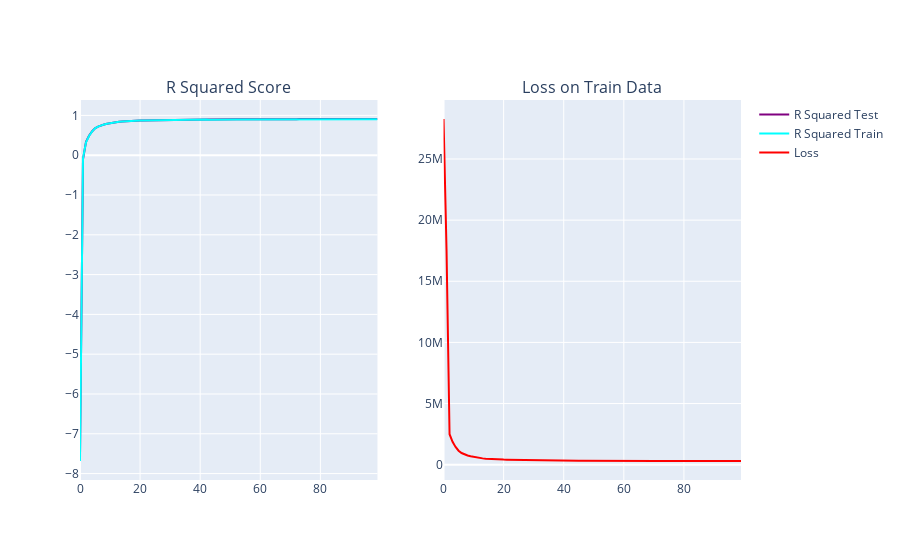

The notebook cell saved with this chart:
### Markdown cell above
### Reputation Score prediction using Neural Networks and without PCA

### Code cell
model = Sequential()
model.add(Dense(64, input_dim=X_train.shape[1], activation='relu'))
model.add(Dense(32, activation='relu'))
model.add(Dense(16, activation='relu'))
model.add(Dense(8, activation='relu'))
model.add(Dense(1, activation='linear'))

model.compile(loss='mean_squared_error', optimizer='adam')
r2_scores_test, r2_scores_train = [], []

r2_callback_test = LambdaCallback(on_epoch_end=lambda epoch, logs: r2_scores_test.append(r2_score(y_test, model.predict(X_test))))
r2_callback_train = LambdaCallback(on_epoch_end=lambda epoch, logs: r2_scores_train.append(r2_score(y_train, model.predict(X_train))))

hist = model.fit(X_train, y_train, epochs=100, verbose=1, callbacks=[r2_callback_test, r2_callback_train])

y_pred_nn = model.predict(X_test)
y_pred_nn = [x[0] if x[0] >= 0 else 0 for x in y_pred_nn]

r2_nn = r2_score(y_test, y_pred_nn)
print(f'R^2 Score with Neural Network for Reputation Score prediction: {r2_nn}')

n = X_test.shape[0]
p = X_test.shape[1]
r2_adj_nn = 1 - (1 - r2_nn) * (n - 1) / (n - p - 1)
print(f'Adjusted R^2 Score with Neural Network: {r2_adj_nn}')

plot_NN_result(history=hist, R2=[r2_scores_test, r2_scores_train])

### Figure 1 — Plotly figure (JSON) as saved in the notebook; plotly's stock layout.template omitted (floating-point values rounded to 4 significant figures)
{"data": [{"hovertemplate": "variable=0<br>index=%{x}<br>value=%{y}<extra></extra>", "legendgroup": "0", "line": {"color": "purple", "dash": "solid"}, "marker": {"symbol": "circle"}, "mode": "lines", "name": "R Squared Test", "orientation": "v", "showlegend": true, "type": "scatter", "x": [0, 1, 2, 3, 4, 5, 6, 7, 8, 9, 10, 11, 12, 13, 14, 15, 16, 17, 18, 19, 20, 21, 22, 23, 24, 25, 26, 27, 28, 29, 30, 31, 32, 33, 34, 35, 36, 37, 38, 39, 40, 41, 42, 43, 44, 45, 46, 47, 48, 49, 50, 51, 52, 53, 54, 55, 56, 57, 58, 59, 60, 61, 62, 63, 64, 65, 66, 67, 68, 69, 70, 71, 72, 73, 74, 75, 76, 77, 78, 79, 80, 81, 82, 83, 84, 85, 86, 87, 88, 89, 90, 91, 92, 93, 94, 95, 96, 97, 98, 99], "xaxis": "x", "y": [-7.541, -0.1056, 0.3368, 0.4893, 0.5966, 0.6767, 0.7195, 0.75, 0.7729, 0.7908, 0.8073, 0.821, 0.8324, 0.8411, 0.8482, 0.8547, 0.8569, 0.8631, 0.8658, 0.8691, 0.8713, 0.8703, 0.8723, 0.8736, 0.8783, 0.8794, 0.8824, 0.8834, 0.8843, 0.8863, 0.8873, 0.8862, 0.8888, 0.8904, 0.891, 0.8915, 0.8929, 0.8941, 0.8949, 0.8941, 0.8959, 0.8965, 0.8973, 0.8957, 0.8984, 0.8964, 0.8996, 0.9, 0.9002, 0.9014, 0.9019, 0.9021, 0.9025, 0.9022, 0.9015, 0.9037, 0.9026, 0.9036, 0.9015, 0.9045, 0.902, 0.9049, 0.9051, 0.904, 0.9039, 0.9056, 0.9062, 0.9061, 0.9067, 0.9069, 0.9067, 0.9069, 0.9046, 0.9073, 0.9074, 0.9068, 0.9048, 0.9069, 0.9082, 0.9079, 0.9082, 0.9085, 0.9082, 0.9085, 0.9082, 0.9088, 0.9089, 0.9068, 0.9091, 0.9074, 0.9094, 0.9097, 0.9086, 0.9098, 0.9098, 0.9076, 0.9084, 0.9054, 0.9098, 0.9097], "yaxis": "y"}, {"hovertemplate": "variable=0<br>index=%{x}<br>value=%{y}<extra></extra>", "legendgroup": "0", "line": {"color": "cyan", "dash": "solid"}, "marker": {"symbol": "circle"}, "mode": "lines", "name": "R Squared Train", "orientation": "v", "showlegend": true, "type": "scatter", "x": [0, 1, 2, 3, 4, 5, 6, 7, 8, 9, 10, 11, 12, 13, 14, 15, 16, 17, 18, 19, 20, 21, 22, 23, 24, 25, 26, 27, 28, 29, 30, 31, 32, 33, 34, 35, 36, 37, 38, 39, 40, 41, 42, 43, 44, 45, 46, 47, 48, 49, 50, 51, 52, 53, 54, 55, 56, 57, 58, 59, 60, 61, 62, 63, 64, 65, 66, 67, 68, 69, 70, 71, 72, 73, 74, 75, 76, 77, 78, 79, 80, 81, 82, 83, 84, 85, 86, 87, 88, 89, 90, 91, 92, 93, 94, 95, 96, 97, 98, 99], "xaxis": "x", "y": [-7.684, -0.07889, 0.3259, 0.4823, 0.5935, 0.6742, 0.7191, 0.75, 0.7732, 0.7913, 0.8079, 0.8213, 0.8328, 0.8414, 0.8482, 0.8543, 0.8556, 0.8622, 0.8649, 0.8676, 0.8694, 0.8692, 0.8713, 0.8722, 0.8757, 0.8778, 0.8801, 0.8807, 0.8813, 0.8837, 0.885, 0.8841, 0.8855, 0.8877, 0.8885, 0.8878, 0.8903, 0.8912, 0.8919, 0.8917, 0.8925, 0.8937, 0.8943, 0.8929, 0.8954, 0.8938, 0.8963, 0.8967, 0.8959, 0.8977, 0.898, 0.8984, 0.8983, 0.8979, 0.8981, 0.8996, 0.8991, 0.8994, 0.8962, 0.9, 0.8984, 0.9007, 0.9008, 0.9, 0.8999, 0.9007, 0.9015, 0.901, 0.9021, 0.9021, 0.9024, 0.9023, 0.9006, 0.9026, 0.9029, 0.9017, 0.9008, 0.902, 0.9034, 0.9034, 0.9036, 0.9032, 0.9038, 0.9036, 0.9036, 0.9042, 0.9041, 0.9027, 0.9043, 0.9016, 0.9043, 0.9047, 0.904, 0.9049, 0.9049, 0.9037, 0.9042, 0.9013, 0.905, 0.9049], "yaxis": "y"}, {"hovertemplate": "variable=0<br>index=%{x}<br>value=%{y}<extra></extra>", "legendgroup": "0", "line": {"color": "red", "dash": "solid"}, "marker": {"symbol": "circle"}, "mode": "lines", "name": "Loss", "orientation": "v", "showlegend": true, "type": "scatter", "x": [0, 1, 2, 3, 4, 5, 6, 7, 8, 9, 10, 11, 12, 13, 14, 15, 16, 17, 18, 19, 20, 21, 22, 23, 24, 25, 26, 27, 28, 29, 30, 31, 32, 33, 34, 35, 36, 37, 38, 39, 40, 41, 42, 43, 44, 45, 46, 47, 48, 49, 50, 51, 52, 53, 54, 55, 56, 57, 58, 59, 60, 61, 62, 63, 64, 65, 66, 67, 68, 69, 70, 71, 72, 73, 74, 75, 76, 77, 78, 79, 80, 81, 82, 83, 84, 85, 86, 87, 88, 89, 90, 91, 92, 93, 94, 95, 96, 97, 98, 99], "xaxis": "x2", "y": [28273016, 17482086, 2489000.0, 1868000.0, 1453000.0, 1144000.0, 950900.0, 834100.0, 752200.0, 686900.0, 630600.0, 582900.0, 545600.0, 514200.0, 490800.0, 468400.0, 452700.0, 440868, 431300.0, 422100.0, 414500.0, 409000.0, 403100.0, 396500.0, 391700.0, 387600.0, 383400.0, 378800.0, 374900.0, 371000.0, 367100.0, 363000.0, 360400.0, 357700.0, 353700.0, 354600.0, 348600.0, 345700.0, 344100.0, 342500.0, 341100.0, 338300.0, 336700.0, 336300.0, 331600.0, 330200.0, 330500.0, 327500.0, 326000.0, 328200.0, 324000.0, 322200.0, 321100.0, 321000.0, 320400.0, 320400.0, 321000.0, 318700.0, 318200.0, 317300.0, 315500.0, 315100.0, 313400.0, 313300.0, 312800.0, 315000.0, 313200.0, 312000.0, 312800.0, 312100.0, 309800.0, 309100.0, 309100.0, 312200.0, 309700.0, 307800.0, 307800.0, 307000.0, 307500.0, 306700.0, 306300.0, 306100.0, 306300.0, 308200.0, 304200.0, 304800.0, 306900.0, 303500.0, 304700.0, 304600.0, 303000.0, 303100.0, 303300.0, 302300.0, 301700.0, 300300.0, 301500.0, 300300.0, 301700.0, 300200.0], "yaxis": "y2"}], "layout": {"annotations": [{"font": {"size": 16}, "showarrow": false, "text": "R Squared Score", "x": 0.225, "xanchor": "center", "xref": "paper", "y": 1, "yanchor": "bottom", "yref": "paper"}, {"font": {"size": 16}, "showarrow": false, "text": "Loss on Train Data", "x": 0.775, "xanchor": "center", "xref": "paper", "y": 1, "yanchor": "bottom", "yref": "paper"}], "xaxis": {"anchor": "y", "domain": [0, 0.45]}, "xaxis2": {"anchor": "y2", "domain": [0.55, 1]}, "yaxis": {"anchor": "x", "domain": [0, 1]}, "yaxis2": {"anchor": "x2", "domain": [0, 1]}}}
